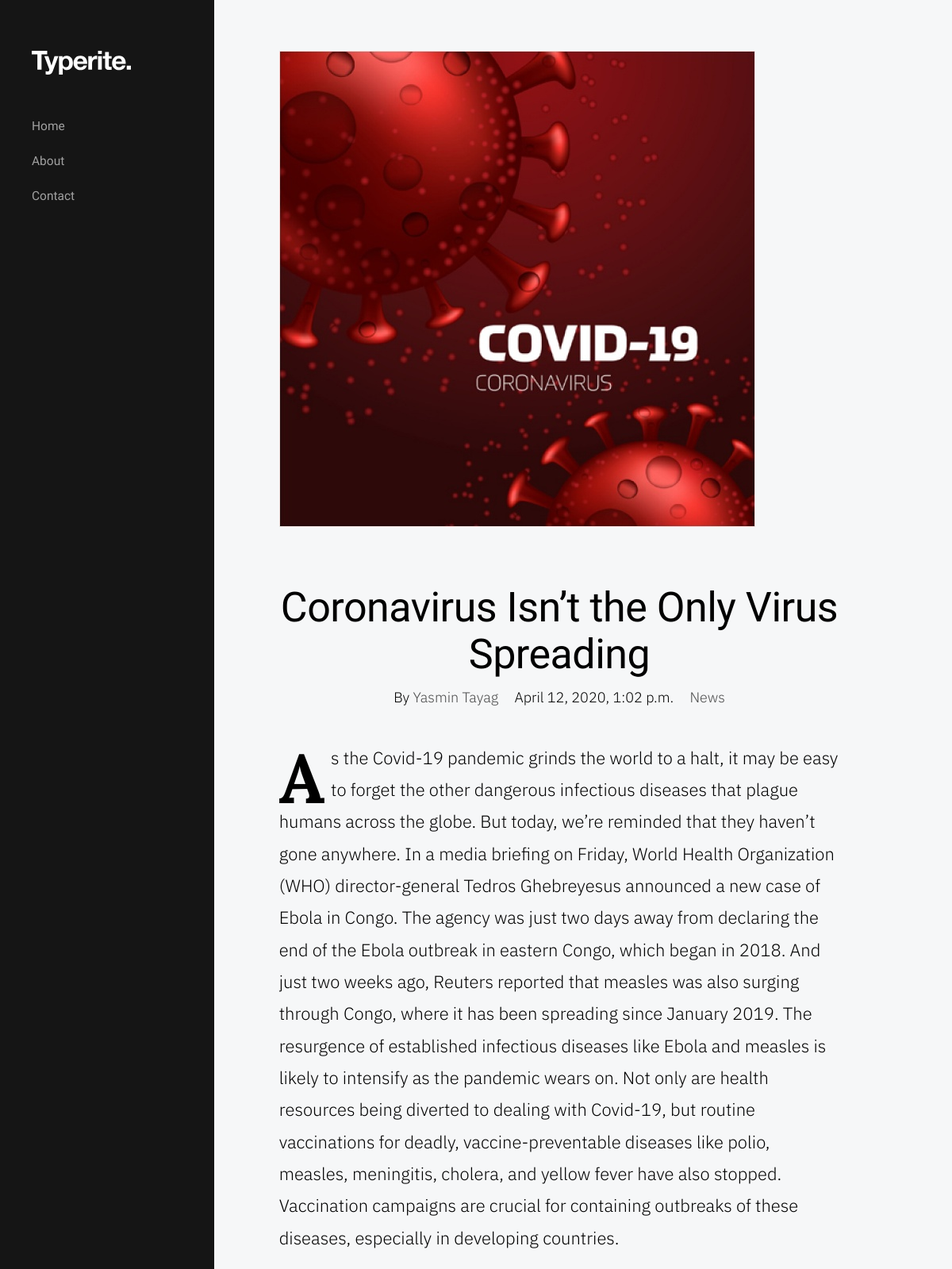
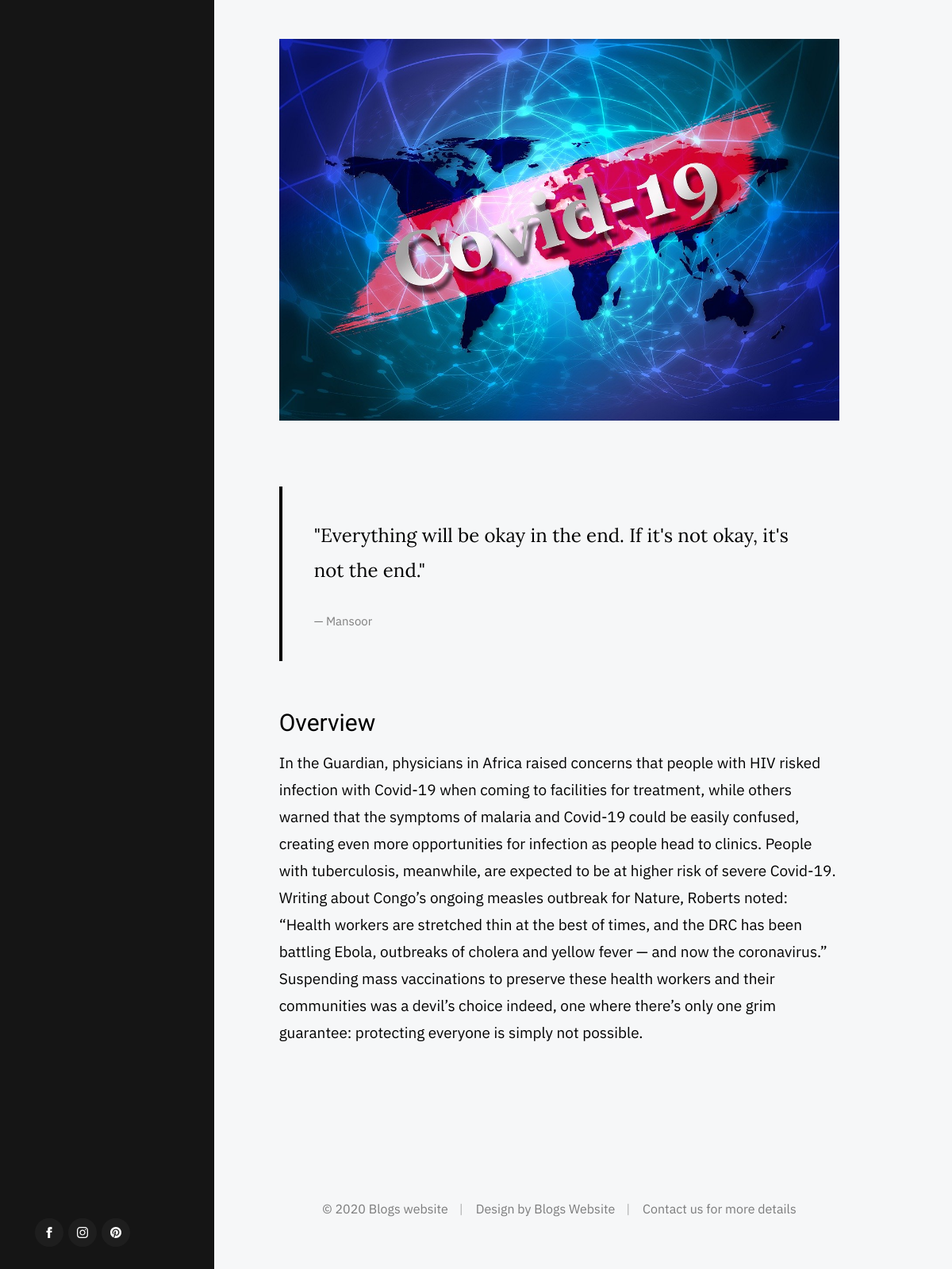
The page /covid/ on the database its author committed (2 pictures, top to bottom).
### website1/models.py (models this page shows, shortened)
class Post(models.Model):
    CATEGORY_CHOICES = (
        ('Technology', 'Technology'),
        ('News', 'News'),
        ('Sports', 'Sports'),
        ('Food','Food'),
        ('Creative','Creative'),
        ('Education','Education'),
        ('Nature','Nature'),
        ('Personality','Personality')
    )
    cover = models.FileField(default='')
    cover2=models.FileField(default='')
    title =  models.CharField(max_length=2000,default='')
    slug=models.SlugField(default='')
    author=models.CharField(max_length=2000,default='')
    text = models.TextField(default='')
    text_2=models.TextField(default='')
    quote=models.CharField(max_length=2000,default='')
    quote_name=models.CharField(max_length=2000,default='')
    l_heading=models.CharField(max_length=2000,default='')
    l_heading_text=models.CharField(max_length=2000,default='')
    category = models.CharField(max_length=2000, choices= CATEGORY_CHOICES)
    created_date = models.DateTimeField(default='')
    class Meta:
        ordering=['-created_date']

### website1/views.py (the view)
# urls.py: path('<slug:slug>/',PostDetailView.as_view(),name='post_detail'),
class PostDetailView(DetailView):
    model=Post
    template_name='post_detail.html'

### templates/post_detail.html (shortened to what this page needs)
{% extends 'base.html' %}
{% block content %}
        <div class="s-content content">
            <main class="row content__page">
                <article class="column large-full entry format-standard">
                    <div class="media-wrap entry__media">
                        <div class="entry__post-thumb">
                            <img src="{{ post.cover.url }}" alt="">
                        </div>
                    </div>
                    <div class="content__page-header entry__header">
                        <h1 class="display-1 entry__title">
                        {{post.title}}
                        </h1>
                        <ul class="entry__header-meta">
                            <li class="author">By <a href="#0">{{ post.author }}</a></li>
                            <li class="date">{{ object.created_date}}</li>
                            <li class="cat-links">
                                <a href="#0">{{object.category}}</a>
                            </li>
                        </ul>
                    </div>
                    <div class="entry__content">
                        <p class="lead drop-cap">
                        {{ object.text }}
                        </p>
                        <p>
                        <img src="{{ post.cover2.url }}" alt="">
                        </p>
                        <blockquote>
                            <p>
                            {{ object.quote }}
                            </p>
                            <cite>{{ object.quote_name}}</cite>
                        </blockquote>
                        <h2>{{ object.l_heading }}</h2>
                        <p>
                            {{ object.l_heading_text }}
                        </p>
                    </div>
                </article>
{% endblock content %}

### static/css/base.css (style rules this page uses)
html { line-height: 1.15; -webkit-text-size-adjust: 100%; }
body { margin: 0; }
main { display: block; }
h1 { font-size: 2em; margin: 0.67em 0; }
a { background-color: transparent; }
img { border-style: none; }
html { font-size: 62.5%; box-sizing: border-box; }
*, *::before, *::after { box-sizing: inherit; }
body { font-weight: normal; line-height: 1; word-wrap: break-word; -moz-font-smoothing: grayscale; -moz-osx-font-smoothing: grayscale; -webkit-font-smoothing: antialiased; -webkit-overflow-scrolling: touch; -webkit-text-size-adjust: none; }
svg, img, video embed, iframe, object { max-width: 100%; height: auto; }
div, dl, dt, dd, ul, ol, li, h1, h2, h3, h4, h5, h6, pre, form, p, blockquote, th, td { margin: 0; padding: 0; }
p { font-size: inherit; text-rendering: optimizeLegibility; }
ol, ul { list-style: none; }
li { display: block; }
a { text-decoration: none; line-height: inherit; }
.row { width: 89%; max-width: 1200px; margin: 0 auto; display: -ms-flexbox; display: -webkit-flex; display: flex; -webkit-flex-flow: row wrap; -ms-flex-flow: row wrap; flex-flow: row wrap; }
.column { -webkit-flex: 1 1 0%; -ms-flex: 1 1 0%; flex: 1 1 0%; padding: 0 20px; }
.large-12, .large-full { -webkit-flex: 0 0 100%; -ms-flex: 0 0 100%; flex: 0 0 100%; max-width: 100%; }
@media screen and (max-width:1200px) { .column { padding: 0 16px; } }

### rows shown on the page
Post: cover (picture), title "Coronavirus Isn’t the Only Virus Spreading", author "Yasmin Tayag", created_date "April 12, 2020, 1:02 p.m.", category "News", text "As the Covid-19 pandemic grinds the world to a halt, it may be easy to forget the other dangerous infectious diseases that plague humans across the globe. But today, we’re reminded that they haven’t gone anywhere. In a media briefing on Friday, World Health Organization (WHO) director-general Tedros Ghebreyesus announced a new case of Ebola in Congo. The agency was just two days away from declaring the end of the Ebola outbreak in eastern Congo, which began in 2018. And just two weeks ago, Reuters reported that measles was also surging through Congo, where it has been spreading since January 2019. The resurgence of established infectious diseases like Ebola and measles is likely to…", cover2 (picture), quote "\"Everything will be okay in the end. If it's not okay, it's not the end.\"", quote_name "Mansoor", l_heading "Overview", l_heading_text "In the Guardian, physicians in Africa raised concerns that people with HIV risked infection with Covid-19 when coming to facilities for treatment, while others warned that the symptoms of malaria and Covid-19 could be easily confused, creating even more opportunities for infection as people head to clinics. People with tuberculosis, meanwhile, are expected to be at higher risk of severe Covid-19. Writing about Congo’s ongoing measles outbreak for Nature, Roberts noted: “Health workers are stretched thin at the best of times, and the DRC has been battling Ebola, outbreaks of cholera and yellow fever — and now the coronavirus.” Suspending mass vaccinations to preserve these health workers and…"
